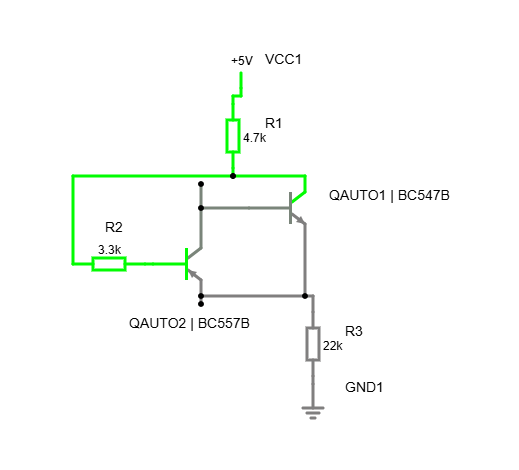
#> input picture project/CIRCUITO_COMPACTADO_V5.47.0.png, 519 x 470 px; its folder holds only this picture in this run
$ python -i drawing_mode.py   (imports and definitions only)
#> lines starting #> are read from the running program, lines starting #| are printed output that depends on the picture; after the words box and inside, x2 and y2 are one past the last pixel; in counts of white or black regions, pixels touching at a corner belong together
#> further down, picture is the input picture: shape (470, 519, 3); mean B, G, R 250.3, 252.5, 250.3
"""Project-owned, explicit input domain; never infer it from pen color."""
from contextvars import ContextVar
from contextlib import contextmanager
from functools import wraps
from inspect import unwrap
from pathlib import Path
import json

CURRENT=ContextVar('drawing_type',default='legacy')
LABELS={'handwritten':'Desenho manuscrito','digital':'Desenho digital/impresso','legacy':'Tipo não informado'}
VERSION='drawing-domain-1'

def validate(value,*,allow_legacy=False):
    if value in {'handwritten','digital'} or (allow_legacy and value=='legacy'):return value
    raise ValueError('Selecione Desenho manuscrito ou Desenho digital/impresso.')

def read(folder):
    p=Path(folder)/'drawing_settings.json'
    if not p.exists():return {'drawing_type':'legacy','policy_version':VERSION}
    value=json.loads(p.read_text(encoding='utf8'))
    validate(value.get('drawing_type'),allow_legacy=True)
    return value

def save(folder,value):
    from backend.performance import write_json
    value=validate(value,allow_legacy=True)
    write_json(Path(folder)/'drawing_settings.json',{'drawing_type':value,'policy_version':VERSION})

@contextmanager
def using(value):
    token=CURRENT.set(validate(value,allow_legacy=True))
    try:yield
    finally:CURRENT.reset(token)

def project_context(fn):
    @wraps(fn)
    def wrapped(project_id,*args,**kwargs):
        folder=unwrap(fn).__globals__['PROJECTS_DIR']/project_id
        with using(read(folder)['drawing_type']):return fn(project_id,*args,**kwargs)
    return wrapped

def digital():return CURRENT.get()=='digital'

def printed_ink(image):
    """Preserve original thin achromatic and colored strokes without dilation."""
    import cv2,numpy as np
    gray=cv2.cvtColor(image,cv2.COLOR_BGR2GRAY) if image.ndim==3 else image
    background=cv2.GaussianBlur(gray,(0,0),max(5,min(gray.shape)/70))
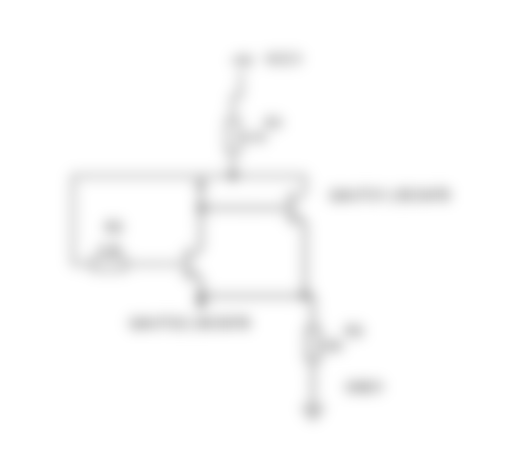
#> background: shape (470, 519); min 200, max 255, mean 251.6
    normalized=cv2.divide(gray,np.maximum(background,1),scale=255)
    weak=((gray<245)&(normalized<235)).astype(np.uint8)
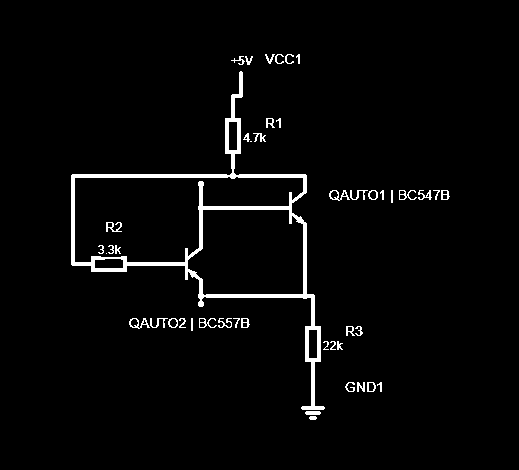
#> weak: shape (470, 519); values 0 (black) and 1 (white), 2.9% white; 46 white regions (2 under 20 px), largest, box (x1, y1, x2, y2) and area: (71, 71, 325, 410) 5226, (329, 190, 350, 201) 88, (129, 318, 150, 329) 88
    count,labels=cv2.connectedComponents(weak,connectivity=8)
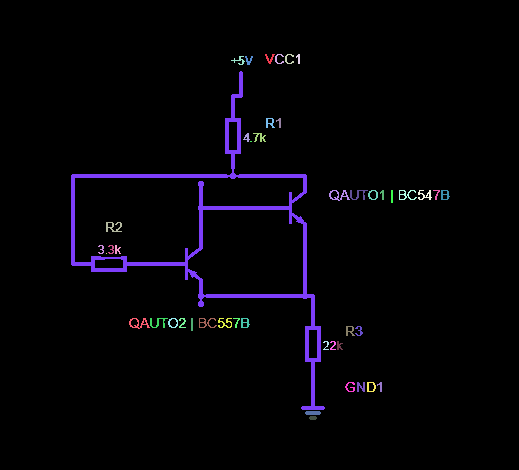
#> labels: shape (470, 519) int32; 47 distinct labels, from 0 to 46; one colour per label, 0 black
#> count = 47
    strong=np.unique(labels[(gray<220)&(normalized<210)])
#> strong = 46 values from 1 to 46
    keep=np.zeros(count,np.uint8);keep[strong]=255;keep[0]=0
#> after `keep = np.zeros(count, np.uint8)`: keep = 47 values from 0 to 0
    return keep[labels]

>>> import cv2
>>> picture = cv2.imread('../CIRCUITO_COMPACTADO_V5.47.0.png')
>>> result = printed_ink(picture)
